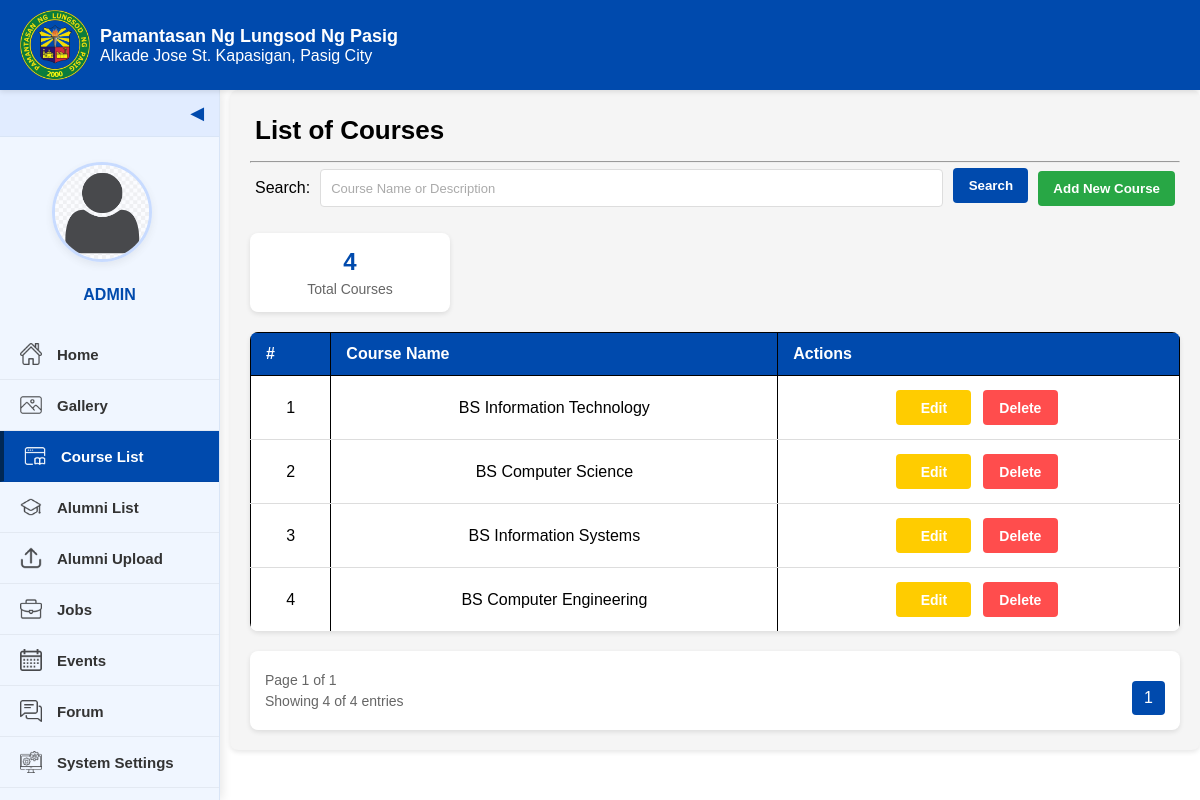
Before: /admin-course-list.php with the older database file.
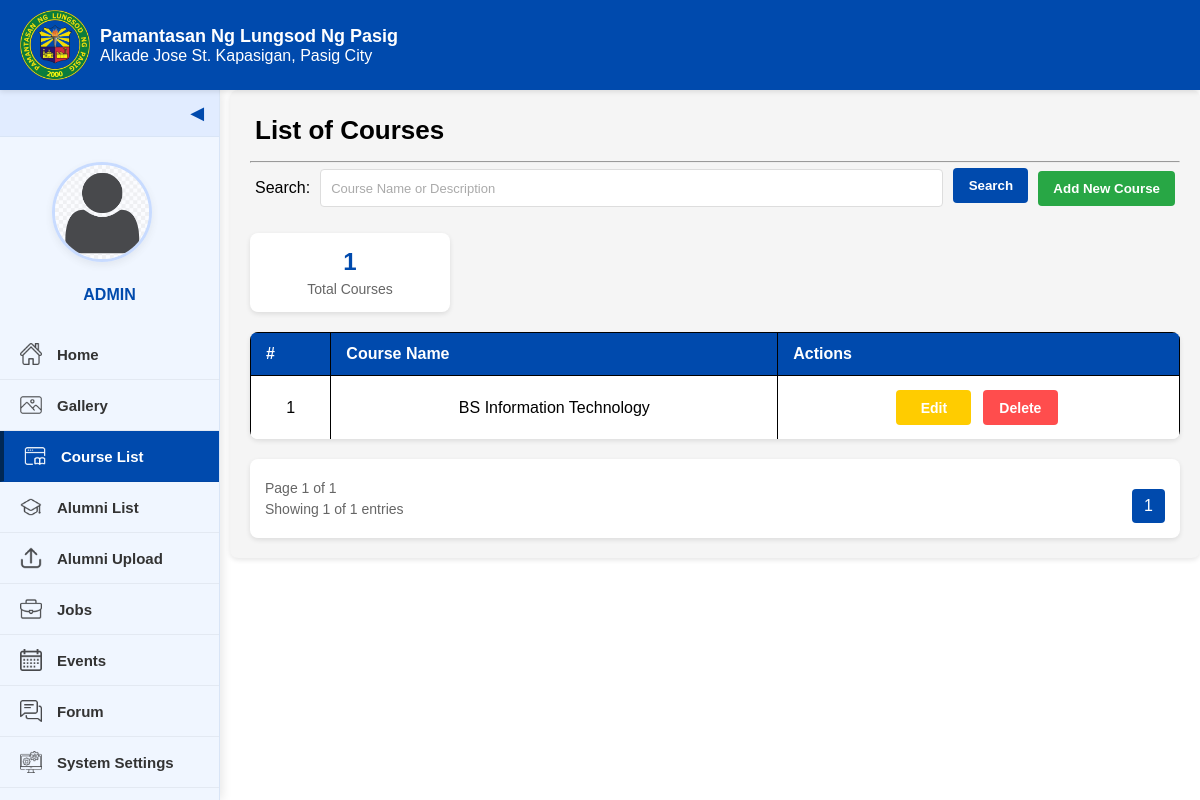
After: the same page with the newer database file.
### tables this page shows
CREATE TABLE `courses` (
  `id` int(30) NOT NULL,
  `course` text NOT NULL,
  `about` text NOT NULL
);

### admin-course-list.php (the view, shortened to what the changed rows need)
<?php
include 'admin/db_connect.php';
$page = isset($_GET['page']) ? intval($_GET['page']) : 1;
$items_per_page = 10;
$offset = ($page - 1) * $items_per_page;
$where_clause = "";
$params = [];
$count_query = "SELECT COUNT(*) as total FROM courses" . $where_clause;
$stmt_count = $conn->prepare($count_query);
$stmt_count->execute();
$count_result = $stmt_count->get_result();
$count_row = $count_result->fetch_assoc();
$total_records = $count_row['total'];
$total_pages = ceil($total_records / $items_per_page);
$course_query = "SELECT * FROM courses" . $where_clause . " ORDER BY id ASC LIMIT ?, ?";
$stmt = $conn->prepare($course_query);
if (count($params) > 0) {
    $params[] = $offset;
    $params[] = $items_per_page;
    $types = str_repeat('s', count($params) - 2) . 'ii';
    $stmt->bind_param($types, ...$params);
} else {
    $stmt->bind_param("ii", $offset, $items_per_page);
}
$stmt->execute();
$courses_result = $stmt->get_result();
$has_course_code = false;
$has_department = false;
function build_query_params($exclude = []) {
    $params = [];
    return implode('&', $params);
}
?>
<!DOCTYPE html>
<html lang="en">
<head>
  <link rel="stylesheet" href="style.css">
  <link rel="stylesheet" href="admin-course-list.css">
</head>
<body>
    <div id="al-content">
        <div class="al-main-content">
            <div class="course-stats">
                <div class="stat-box">
                    <span class="stat-number"><?php echo $total_records; ?></span>
                    <span class="stat-label">Total Courses</span>
                </div>
            </div>
            <div class="table-alist">
                <table id="courseTable">
                    <thead>
                        <tr>
                            <th>#</th>
                            <th>Course Name</th>
                            <th>Actions</th>
                        </tr>
                    </thead>
                    <tbody>
                        <?php
                        if($courses_result->num_rows > 0):
                            $counter = $offset + 1;
                            while($row = $courses_result->fetch_assoc()):
                        ?>
                        <tr>
                            <td><?php echo $counter++; ?></td>
                            <td><?php echo htmlspecialchars($row['course']); ?></td>
                            <td>
                                <button type="button" class="admin-course-list-btn edit"
                                        onclick="editCourse(<?php echo $row['id']; ?>,
                                        '<?php echo isset($row['course_code']) ? addslashes($row['course_code']) : ''; ?>',
                                        '<?php echo addslashes($row['course']); ?>',
                                        '<?php echo isset($row['department']) ? addslashes($row['department']) : ''; ?>')">Edit</button>
                                <button type="button" class="admin-course-list-btn delete"
                                        onclick="confirmDelete(<?php echo $row['id']; ?>,
                                        '<?php echo addslashes($row['course']); ?>')">Delete</button>
                            </td>
                        </tr>
                        <?php
                            endwhile;
                        else:
                        ?>
                        <tr>
                            <td colspan="<?php echo 3 + ($has_course_code ? 1 : 0) + ($has_department ? 1 : 0); ?>" class="no-records">No courses found</td>
                        </tr>
                        <?php endif; ?>
                    </tbody>
                </table>
            </div>
            <div class="list-foot">
                <div class="pagination-info">
                    <span>Page <?php echo $page; ?> of <?php echo max(1, $total_pages); ?></span>
                    <span>Showing <?php echo min($total_records, $items_per_page); ?> of <?php echo $total_records; ?> entries</span>
                </div>
                <div class="pagination">
                    <?php
                    $start_page = max(1, $page - 2);
                    $end_page = min($total_pages, $page + 2);
                    for($i = $start_page; $i <= $end_page; $i++):
                    ?>
                        <a href="?page=<?php echo $i; ?>&<?php echo build_query_params(['page']); ?>"
                           class="page-link <?php echo $i == $page ? 'active' : ''; ?>"><?php echo $i; ?></a>
                    <?php endfor; ?>
                </div>
            </div>
        </div>
    </div>
</body>
</html>

Changed rows visible on the page:
removed courses: course "BS Computer Science"
removed courses: course "BS Information Systems"
removed courses: course "BS Computer Engineering"
Other visible differences:
$total_records: "4" → "1"
min($total_records, $items_per_page): "4" → "1"
